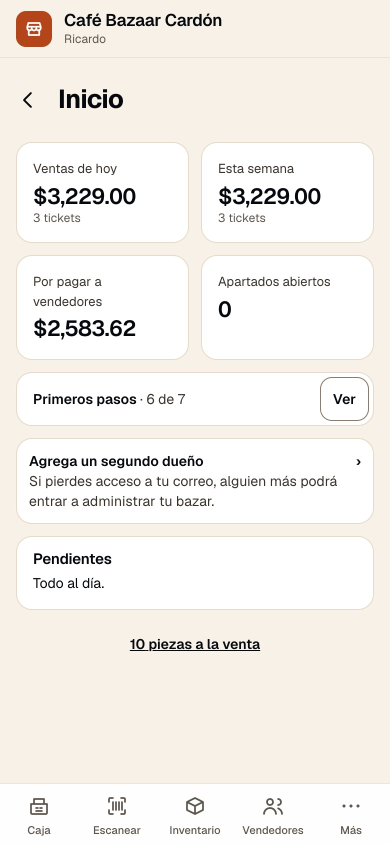
#> input picture bazar/recorrido/img/03-390-inicio.jpg, 780 x 1688 px, found by its file name (shown at 1/2 size)
$ python -i compose.py   (imports and definitions only)
#> lines starting #> are read from the running program, lines starting #| are printed output that depends on the picture
#> `mask=Image.new("L",S,0); ImageDraw.Draw(mask).rounded_rectangle([0,0,S..`: mask: PIL image 178x348 L; every value is 0
from PIL import Image, ImageDraw, ImageSequence
import os, glob
V="/home/claude/neuri-bazar/docs/ventas/"
S=(178,348); X,Y=376,28
# [1 line not run here, left out]
def fit(fr):
  fr=fr.convert("RGB"); w=S[0]; h=int(fr.height*w/fr.width); fr=fr.resize((w,h),Image.LANCZOS)
#> in fit, fr is the input picture: PIL image 780x1688 RGB; mean R, G, B 244, 240.1, 235
#> after `h = int(fr.height * w / fr.width)`: h = 385
  return fr.crop((0,0,w,S[1])) if h>=S[1] else fr
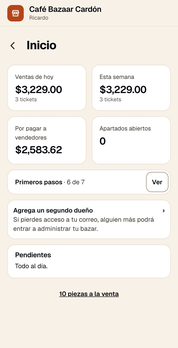
#> returned value: PIL image 178x348 RGB; mean R, G, B 243.4, 239.4, 234
def gif_frames(path, maxf=40):
  im=Image.open(path); fr=[]; du=[]
  n=im.n_frames; step=max(1,round(n/maxf))
  for i,f in enumerate(ImageSequence.Iterator(im)):
    if i%step==0: fr.append(f.copy()); du.append(im.info.get('duration',100)*step)
  return fr,du
def slides(paths, hold=1400, fade=4):
  imgs=[fit(Image.open(p)) for p in paths]; fr=[]; du=[]
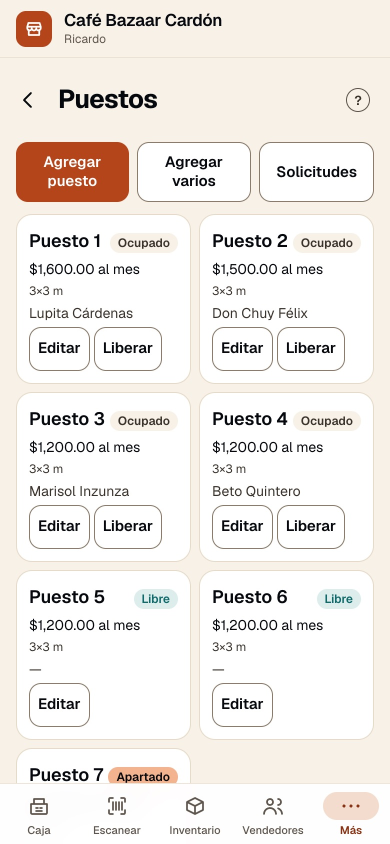
#> input picture bazar/recorrido/img/04-390-puestos.jpg, 780 x 1688 px, found by its file name (shown at 1/2 size)
#> in fit, fr is the input picture: PIL image 780x1688 RGB; mean R, G, B 240.3, 235.3, 230.7
#> in fit (call 2), `fr = fr.resize((w, h), Image.LANCZOS)`:
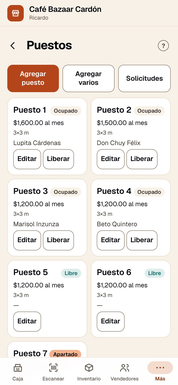
#> fr: PIL image 178x385 RGB; mean R, G, B 239.7, 234.6, 230
#> in fit (call 2), `return fr.crop((0,0,w,S[1])) if h>=S[1] else fr`:
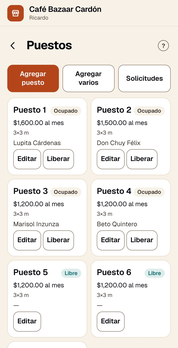
#> returned value: PIL image 178x348 RGB; mean R, G, B 239.4, 234.3, 229.6
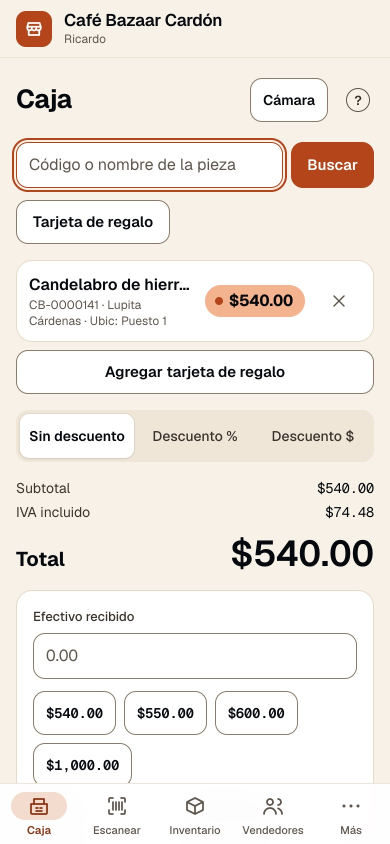
#> input picture bazar/recorrido/img/06-390-caja-venta.jpg, 780 x 1688 px, found by its file name (shown at 1/2 size)
#> in fit, fr is the input picture: PIL image 780x1688 RGB; mean R, G, B 240.5, 234.2, 227.9
#> in fit (call 3), `fr = fr.resize((w, h), Image.LANCZOS)`:
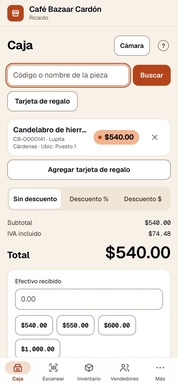
#> fr: PIL image 178x385 RGB; mean R, G, B 240.1, 233.8, 227.5
#> in fit (call 3), `return fr.crop((0,0,w,S[1])) if h>=S[1] else fr`:
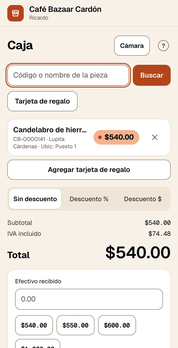
#> returned value: PIL image 178x348 RGB; mean R, G, B 239.5, 232.7, 225.9
  for i,a in enumerate(imgs):
    b=imgs[(i+1)%len(imgs)]
    fr.append(a); du.append(hold)
    for k in range(1,fade+1):
      fr.append(Image.blend(a,b,k/(fade+1))); du.append(60)
  return fr,du
def build(prod,lang,frames,durs,out):
  bg=Image.open(f"hero/bg-{prod}-{lang}.png").convert("RGB")
  outs=[]
  for f in frames:
    c=bg.copy(); sc=fit(f) if f.size!=S else f
    c.paste(sc,(X,Y),mask.crop((0,0,sc.width,sc.height)))
    outs.append(c.quantize(colors=128,method=Image.Quantize.MEDIANCUT,dither=Image.Dither.NONE))
  outs[0].save(out,save_all=True,append_images=outs[1:],duration=durs,loop=0,optimize=True,disposal=1)
  print(out, os.path.getsize(out)//1024,"KB", len(outs),"frames")
# [6 lines not run here, left out]
R="/home/claude/neuri-site/bazar/recorrido/img/"
# [1 line that did not run here, left out]

>>> result = slides('../en/bazar/tour/img/03-390-home.jpg')
#> (the run stopped early here; a loop or call above may not have finished)
